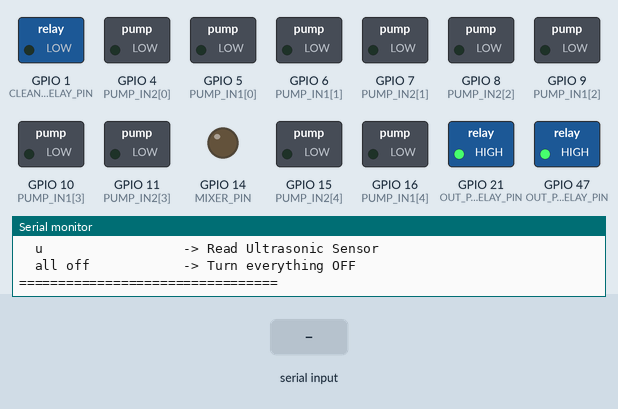
Bench run of a sketch on a simulated ESP32-S3. Shown: switched loads named in the sketch (green lamp = pin HIGH), output pins drawn as LEDs (lit = HIGH), the last lines printed to the serial monitor. The inputs (shaded band) are chosen by the test bench.

Above: at 2.2 s.
2.3 s: "m on\n" received over Serial
At 2.8 s:
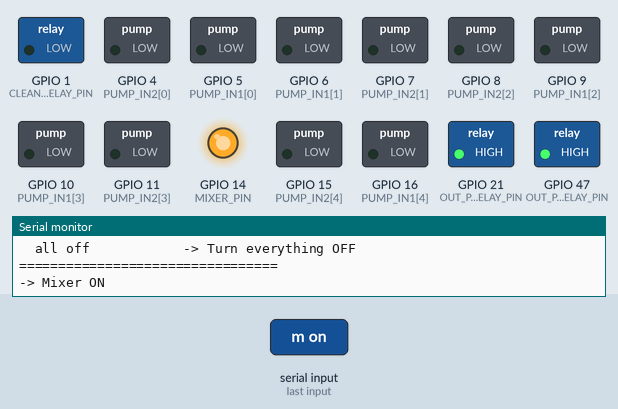
3.8 s: "c on\n" received over Serial
At 5.0 s:
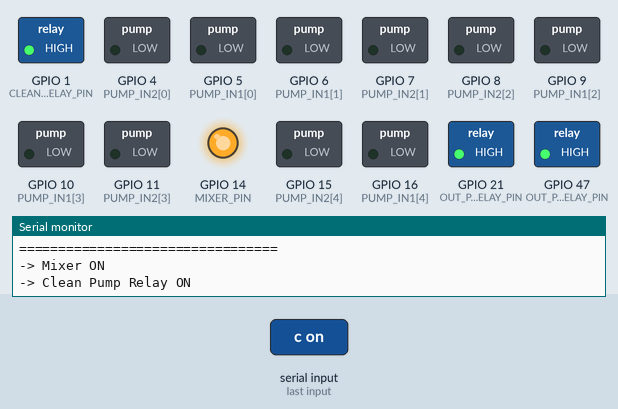
5.3 s: "m off\n" received over Serial
At 6.2 s:
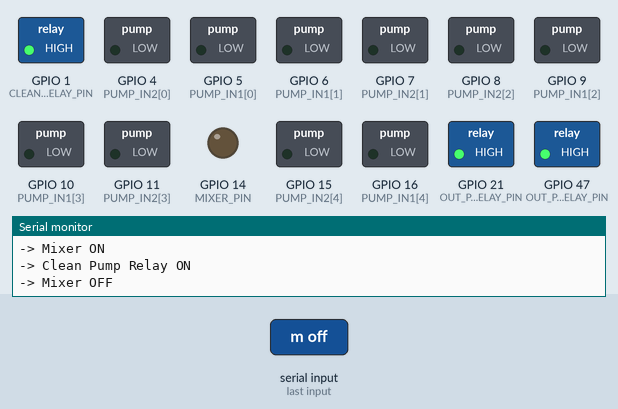
6.8 s: "o1 on\n" received over Serial
At 7.4 s:
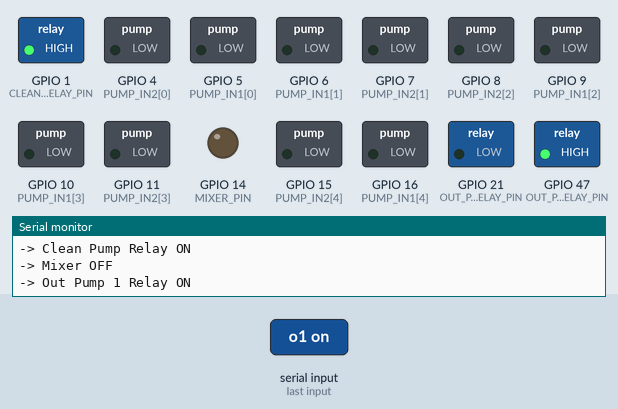
8.3 s: "c off\n" received over Serial
At 8.6 s:
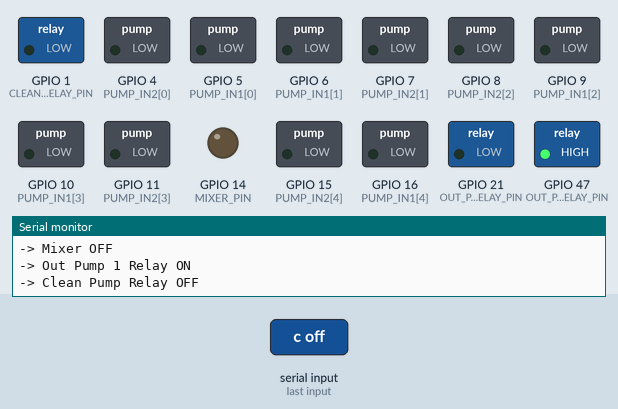
9.8 s: "all off\n" received over Serial
At 10.9 s:
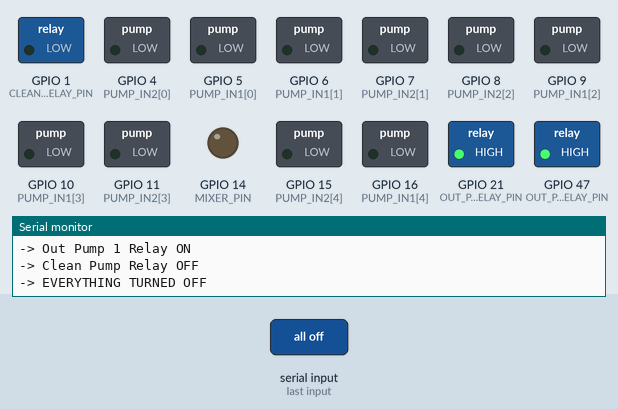
Timing chart, 0 to 12.3 s (numbered marks = the images above; inputs shaded):
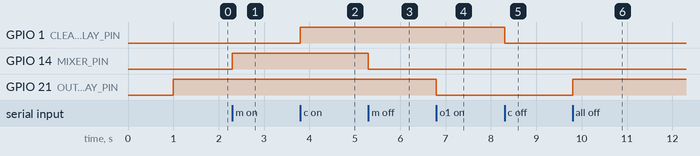

Measured:
- after the input at 2.3 s, GPIO 14 (MIXER_PIN): LOW → HIGH at once
- after the input at 3.8 s, GPIO 1 (CLEAN_PUMP_RELAY_PIN): LOW → HIGH at once
- after the input at 5.3 s, GPIO 14 (MIXER_PIN): HIGH → LOW at once
- after the input at 6.8 s, GPIO 21 (OUT_PUMP_1_RELAY_PIN): HIGH → LOW at once
- after the input at 8.3 s, GPIO 1 (CLEAN_PUMP_RELAY_PIN): HIGH → LOW at once
- after the input at 9.8 s, GPIO 21 (OUT_PUMP_1_RELAY_PIN): LOW → HIGH at once

The sketch:

hardware_test.ino
```cpp
// Standalone Hardware Test for MixMaster ESP32-S3 (Interactive Serial Mode)
// Type commands into the Serial Monitor (115200 baud) to control hardware directly.
// Ensure "Newline" or "Both NL & CR" is selected in the Serial Monitor line ending dropdown.

#include <Arduino.h>

// Note: Pumps 1, 3, 5, 6 have IN1/IN2 swapped to reverse direction
const int PUMP_IN1[6] = {5, 6, 9, 10, 16, 18};
const int PUMP_IN2[6] = {4, 7, 8, 11, 15, 17};

#define ULTRASONIC_TRIG_PIN 13
#define ULTRASONIC_ECHO_PIN 12

#define MIXER_PIN 14
#define CLEAN_PUMP_RELAY_PIN 1    // Active LOW
#define OUT_PUMP_1_RELAY_PIN 21   // Active LOW
#define OUT_PUMP_2_RELAY_PIN 47   // Active LOW

void printMenu() {
  Serial.println("\n=== MANUAL HARDWARE TEST MENU ===");
  Serial.println("Type a command and press Enter:");
  Serial.println("  p1 on   / p1 off   -> Ingredient Pump 1 (L298N)");
  Serial.println("  p2 on   / p2 off   -> Ingredient Pump 2");
  Serial.println("  p3 on   / p3 off   -> Ingredient Pump 3");
  Serial.println("  p4 on   / p4 off   -> Ingredient Pump 4");
  Serial.println("  p5 on   / p5 off   -> Ingredient Pump 5");
  Serial.println("  p6 on   / p6 off   -> Ingredient Pump 6");
  Serial.println("  m on    / m off    -> Mixer Motor");
  Serial.println("  c on    / c off    -> Cleaning Pump Relay (Water)");
  Serial.println("  o1 on   / o1 off   -> Out Pump 1 Relay (Cup)");
  Serial.println("  o2 on   / o2 off   -> Out Pump 2 Relay (Drain)");
  Serial.println("  u                  -> Read Ultrasonic Sensor");
  Serial.println("  all off            -> Turn everything OFF");
  Serial.println("=================================");
}

void turnAllOff() {
  digitalWrite(MIXER_PIN, LOW);
  digitalWrite(CLEAN_PUMP_RELAY_PIN, LOW);
  digitalWrite(OUT_PUMP_1_RELAY_PIN, HIGH);
  digitalWrite(OUT_PUMP_2_RELAY_PIN, HIGH);
  for (int i = 0; i < 6; i++) {
    digitalWrite(PUMP_IN1[i], LOW);
    digitalWrite(PUMP_IN2[i], LOW);
  }
  Serial.println("-> EVERYTHING TURNED OFF");
}

void setup() {
  Serial.begin(115200);
  delay(1000);

  // Initialize Ultrasonic
  pinMode(ULTRASONIC_TRIG_PIN, OUTPUT);
  pinMode(ULTRASONIC_ECHO_PIN, INPUT);
  digitalWrite(ULTRASONIC_TRIG_PIN, LOW);

  // Initialize Mixer
  pinMode(MIXER_PIN, OUTPUT);

  // Initialize Relays (Active LOW, so start HIGH)
  pinMode(CLEAN_PUMP_RELAY_PIN, OUTPUT);
  pinMode(OUT_PUMP_1_RELAY_PIN, OUTPUT);
  pinMode(OUT_PUMP_2_RELAY_PIN, OUTPUT);

  // Initialize L298N Pumps
  for (int i = 0; i < 6; i++) {
    pinMode(PUMP_IN1[i], OUTPUT);
    pinMode(PUMP_IN2[i], OUTPUT);
  }

  turnAllOff();
  printMenu();
}

void loop() {
  if (Serial.available()) {
    String cmd = Serial.readStringUntil('\n');
    cmd.trim();
    cmd.toLowerCase();

    if (cmd.length() == 0) return;

    if (cmd == "u") {
      Serial.println("\n-> Reading Ultrasonic...");
      digitalWrite(ULTRASONIC_TRIG_PIN, LOW);
      delayMicroseconds(2);
      digitalWrite(ULTRASONIC_TRIG_PIN, HIGH);
      delayMicroseconds(10);
      digitalWrite(ULTRASONIC_TRIG_PIN, LOW);
      long duration = pulseIn(ULTRASONIC_ECHO_PIN, HIGH, 30000UL);
      if (duration == 0) Serial.println("   TIMEOUT");
      else Serial.printf("   %.1f mm\n", (duration * 0.343f) / 2.0f);
    }
    else if (cmd == "all off") {
      turnAllOff();
    }
    else if (cmd.startsWith("p") && cmd.length() >= 5) {
      int pNum = cmd.charAt(1) - '0';
      if (pNum >= 1 && pNum <= 6) {
        int idx = pNum - 1;
        if (cmd.endsWith("on")) {
          digitalWrite(PUMP_IN1[idx], HIGH);
          digitalWrite(PUMP_IN2[idx], LOW);
          Serial.printf("-> Pump %d ON (IN1=HIGH, IN2=LOW)\n", pNum);
        } else if (cmd.endsWith("off")) {
          digitalWrite(PUMP_IN1[idx], LOW);
          digitalWrite(PUMP_IN2[idx], LOW);
          Serial.printf("-> Pump %d OFF\n", pNum);
        }
      } else {
        Serial.println("Invalid pump number! Use p1 to p6.");
      }
    }
    else if (cmd == "m on") {
      digitalWrite(MIXER_PIN, HIGH);
      Serial.println("-> Mixer ON");
    }
    else if (cmd == "m off") {
      digitalWrite(MIXER_PIN, LOW);
      Serial.println("-> Mixer OFF");
    }
    else if (cmd == "c on") {
      digitalWrite(CLEAN_PUMP_RELAY_PIN, HIGH);
      Serial.println("-> Clean Pump Relay ON");
    }
    else if (cmd == "c off") {
      digitalWrite(CLEAN_PUMP_RELAY_PIN, LOW);
      Serial.println("-> Clean Pump Relay OFF");
    }
    else if (cmd == "o1 on") {
      digitalWrite(OUT_PUMP_1_RELAY_PIN, LOW);
      Serial.println("-> Out Pump 1 Relay ON");
    }
    else if (cmd == "o1 off") {
      digitalWrite(OUT_PUMP_1_RELAY_PIN, HIGH);
      Serial.println("-> Out Pump 1 Relay OFF");
    }
    else if (cmd == "o2 on") {
      digitalWrite(OUT_PUMP_2_RELAY_PIN, LOW);
      Serial.println("-> Out Pump 2 Relay ON");
    }
    else if (cmd == "o2 off") {
      digitalWrite(OUT_PUMP_2_RELAY_PIN, HIGH);
      Serial.println("-> Out Pump 2 Relay OFF");
    }
    else {
      Serial.println("-> Unknown command. Please refer to the menu.");
      printMenu();
    }
  }
}
```
